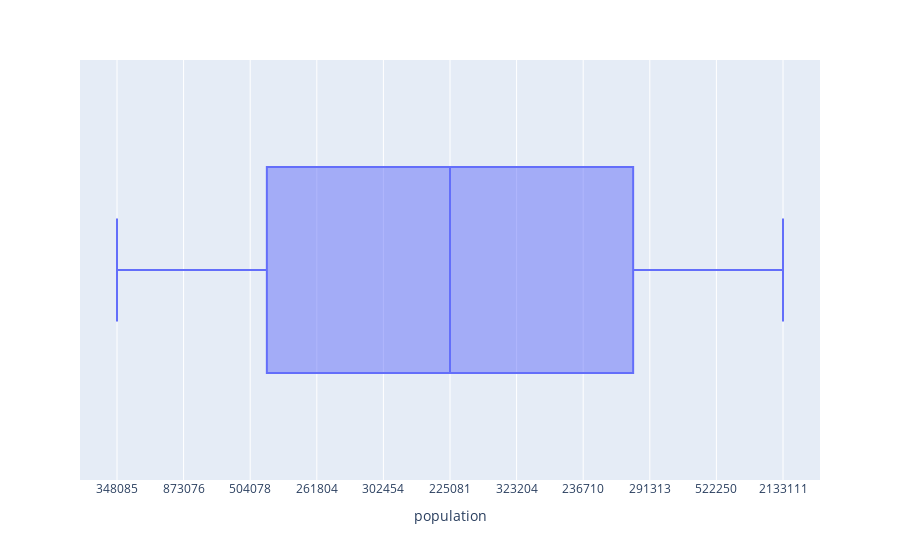

Source (notebook cell):
### Code cell
fig = px.box(df_communes[df_communes['taille_commune']=='6 - metropole'], x='population', )
fig.show()

### Figure 1 — Plotly figure (JSON) as saved in the notebook; plotly's stock layout.template omitted (floating-point values rounded to 4 significant figures)
{"data": [{"alignmentgroup": "True", "hovertemplate": "population=%{x}<extra></extra>", "legendgroup": "", "marker": {"color": "#636efa"}, "name": "", "notched": false, "offsetgroup": "", "orientation": "h", "showlegend": false, "type": "box", "x": ["348085", "873076", "504078", "261804", "302454", "225081", "323204", "236710", "291313", "522250", "2133111"], "x0": " ", "xaxis": "x", "y0": " ", "yaxis": "y"}], "layout": {"boxmode": "group", "legend": {"tracegroupgap": 0}, "margin": {"t": 60}, "xaxis": {"anchor": "y", "domain": [0, 1], "title": {"text": "population"}}, "yaxis": {"anchor": "x", "domain": [0, 1]}}}
